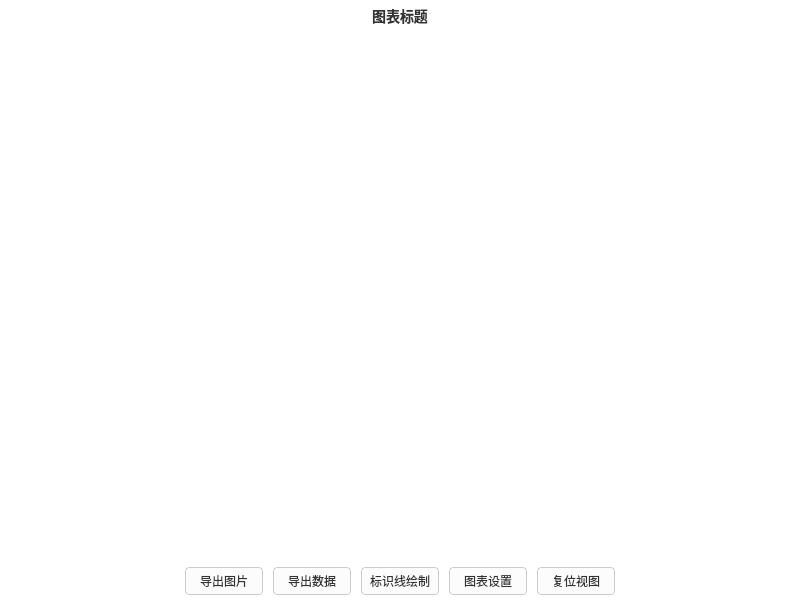
<?xml version="1.0" encoding="UTF-8"?>
<ui version="4.0">
 <class>ChartWidget</class>
 <widget class="QWidget" name="ChartWidget">
  <property name="geometry">
   <rect>
    <x>0</x>
    <y>0</y>
    <width>800</width>
    <height>600</height>
   </rect>
  </property>
  <property name="windowTitle">
   <string>Form</string>
  </property>
  <property name="styleSheet">
   <string notr="true">QWidget {
        background-color: white;
}
QPushButton {
        border: 1px solid #cccccc;
        border-radius: 4px;
        padding: 4px 8px;
        background-color: #fcfcfc;
        color: #333333;
    min-width: 60px;
}
QPushButton:hover {
        background-color: #f0f0f0;
        border-color: #0078d7;
        color: #0078d7;
}
QPushButton:pressed {
        background-color: #e0e0e0;
}
QLabel#labelTitle {
    font-size: 14px;
    font-weight: bold;
    color: #333;
}</string>
  </property>
  <layout class="QVBoxLayout" name="verticalLayout">
   <property name="spacing">
    <number>5</number>
   </property>
   <property name="leftMargin">
    <number>5</number>
   </property>
   <property name="topMargin">
    <number>5</number>
   </property>
   <property name="rightMargin">
    <number>5</number>
   </property>
   <property name="bottomMargin">
    <number>5</number>
   </property>
   <item>
    <layout class="QHBoxLayout" name="horizontalLayout_Header">
     <item>
      <widget class="QLabel" name="labelTitle">
       <property name="text">
        <string>图表标题</string>
       </property>
       <property name="alignment">
        <set>Qt::AlignCenter</set>
       </property>
      </widget>
     </item>
    </layout>
   </item>
   <item>
    <widget class="MouseZoom" name="chart" native="true">
     <property name="sizePolicy">
      <sizepolicy hsizetype="Expanding" vsizetype="Expanding">
       <horstretch>0</horstretch>
       <verstretch>0</verstretch>
      </sizepolicy>
     </property>
    </widget>
   </item>
   <item>
    <layout class="QHBoxLayout" name="horizontalLayout_Tools">
     <property name="spacing">
      <number>10</number>
     </property>
     <item>
      <spacer name="horizontalSpacer_Left">
       <property name="orientation">
        <enum>Qt::Horizontal</enum>
       </property>
       <property name="sizeHint" stdset="0">
        <size>
         <width>40</width>
         <height>20</height>
        </size>
       </property>
      </spacer>
     </item>
     <item>
      <widget class="QPushButton" name="btnSavePic">
       <property name="text">
        <string>导出图片</string>
       </property>
      </widget>
     </item>
     <item>
      <widget class="QPushButton" name="btnExportData">
       <property name="text">
        <string>导出数据</string>
       </property>
      </widget>
     </item>
     <item>
      <widget class="QPushButton" name="btnDrawLine">
       <property name="text">
        <string>标识线绘制</string>
       </property>
      </widget>
     </item>
     <item>
      <widget class="QPushButton" name="btnSetting">
       <property name="text">
        <string>图表设置</string>
       </property>
      </widget>
     </item>
     <item>
      <widget class="QPushButton" name="btnReset">
       <property name="text">
        <string>复位视图</string>
       </property>
      </widget>
     </item>
     <item>
      <spacer name="horizontalSpacer_Right">
       <property name="orientation">
        <enum>Qt::Horizontal</enum>
       </property>
       <property name="sizeHint" stdset="0">
        <size>
         <width>40</width>
         <height>20</height>
        </size>
       </property>
      </spacer>
     </item>
    </layout>
   </item>
  </layout>
 </widget>
 <customwidgets>
  <customwidget>
   <class>MouseZoom</class>
   <extends>QWidget</extends>
   <header>mousezoom.h</header>
   <container>1</container>
  </customwidget>
 </customwidgets>
 <resources/>
 <connections/>
</ui>
